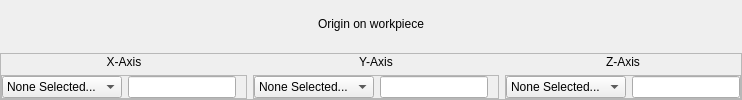
    <widget class="QFrame" name="frame_6">
     <property name="styleSheet">
      <string notr="true"/>
     </property>
     <property name="frameShape">
      <enum>QFrame::NoFrame</enum>
     </property>
     <property name="frameShadow">
      <enum>QFrame::Plain</enum>
     </property>
     <layout class="QVBoxLayout" name="verticalLayout_4">
      <property name="leftMargin">
       <number>0</number>
      </property>
      <property name="topMargin">
       <number>0</number>
      </property>
      <property name="rightMargin">
       <number>0</number>
      </property>
      <property name="bottomMargin">
       <number>0</number>
      </property>
      <item>
       <widget class="QLabel" name="label_7">
        <property name="styleSheet">
         <string notr="true"/>
        </property>
        <property name="text">
         <string>Origin on workpiece</string>
        </property>
        <property name="alignment">
         <set>Qt::AlignCenter</set>
        </property>
       </widget>
      </item>
      <item>
       <widget class="QFrame" name="frame_15">
        <property name="styleSheet">
         <string notr="true"/>
        </property>
        <property name="frameShape">
         <enum>QFrame::NoFrame</enum>
        </property>
        <property name="frameShadow">
         <enum>QFrame::Plain</enum>
        </property>
        <layout class="QHBoxLayout" name="horizontalLayout_8">
         <property name="leftMargin">
          <number>0</number>
         </property>
         <property name="topMargin">
          <number>0</number>
         </property>
         <property name="rightMargin">
          <number>0</number>
         </property>
         <property name="bottomMargin">
          <number>0</number>
         </property>
         <item>
          <widget class="QFrame" name="frame_16">
           <property name="frameShape">
            <enum>QFrame::StyledPanel</enum>
           </property>
           <property name="frameShadow">
            <enum>QFrame::Raised</enum>
           </property>
           <layout class="QHBoxLayout" name="horizontalLayout_6">
            <property name="leftMargin">
             <number>0</number>
            </property>
            <property name="topMargin">
             <number>0</number>
            </property>
            <property name="rightMargin">
             <number>0</number>
            </property>
            <property name="bottomMargin">
             <number>0</number>
            </property>
            <item>
             <widget class="QFrame" name="frame_12">
              <property name="styleSheet">
               <string notr="true"/>
              </property>
              <property name="frameShape">
               <enum>QFrame::NoFrame</enum>
              </property>
              <property name="frameShadow">
               <enum>QFrame::Plain</enum>
              </property>
              <layout class="QVBoxLayout" name="verticalLayout_2">
               <property name="leftMargin">
                <number>0</number>
               </property>
               <property name="topMargin">
                <number>0</number>
               </property>
               <property name="rightMargin">
                <number>0</number>
               </property>
               <property name="bottomMargin">
                <number>0</number>
               </property>
               <item>
                <widget class="QLabel" name="xaxisL">
                 <property name="styleSheet">
                  <string notr="true"/>
                 </property>
                 <property name="text">
                  <string>X-Axis</string>
                 </property>
                 <property name="alignment">
                  <set>Qt::AlignCenter</set>
                 </property>
                </widget>
               </item>
               <item>
                <widget class="QFrame" name="frame_9">
                 <property name="frameShape">
                  <enum>QFrame::StyledPanel</enum>
                 </property>
                 <property name="frameShadow">
                  <enum>QFrame::Raised</enum>
                 </property>
                 <layout class="QHBoxLayout" name="horizontalLayout">
                  <property name="leftMargin">
                   <number>0</number>
                  </property>
                  <property name="topMargin">
                   <number>0</number>
                  </property>
                  <property name="rightMargin">
                   <number>10</number>
                  </property>
                  <property name="bottomMargin">
                   <number>0</number>
                  </property>
                  <item>
                   <widget class="QComboBox" name="xaxisCB">
                    <property name="sizePolicy">
                     <sizepolicy hsizetype="Expanding" vsizetype="Fixed">
                      <horstretch>0</horstretch>
                      <verstretch>0</verstretch>
                     </sizepolicy>
                    </property>
                    <property name="minimumSize">
                     <size>
                      <width>120</width>
                      <height>0</height>
                     </size>
                    </property>
                    <property name="styleSheet">
                     <string notr="true"/>
                    </property>
                    <property name="sizeAdjustPolicy">
                     <enum>QComboBox::AdjustToContents</enum>
                    </property>
                    <item>
                     <property name="text">
                      <string>None Selected...</string>
                     </property>
                    </item>
                    <item>
                     <property name="text">
                      <string>Left</string>
                     </property>
                    </item>
                    <item>
                     <property name="text">
                      <string>Middle</string>
                     </property>
                    </item>
                    <item>
                     <property name="text">
                      <string>Right</string>
                     </property>
                    </item>
                    <item>
                     <property name="text">
                      <string>Custom</string>
                     </property>
                    </item>
                   </widget>
                  </item>
                  <item>
                   <widget class="QLineEdit" name="xaxisLE">
                    <property name="sizePolicy">
                     <sizepolicy hsizetype="Expanding" vsizetype="Fixed">
                      <horstretch>0</horstretch>
                      <verstretch>0</verstretch>
                     </sizepolicy>
                    </property>
                    <property name="minimumSize">
                     <size>
                      <width>100</width>
                      <height>0</height>
                     </size>
                    </property>
                    <property name="styleSheet">
                     <string notr="true"/>
                    </property>
                   </widget>
                  </item>
                 </layout>
                </widget>
               </item>
              </layout>
             </widget>
            </item>
            <item>
             <widget class="QFrame" name="frame_13">
              <property name="styleSheet">
               <string notr="true"/>
              </property>
              <property name="frameShape">
               <enum>QFrame::NoFrame</enum>
              </property>
              <property name="frameShadow">
               <enum>QFrame::Plain</enum>
              </property>
              <layout class="QVBoxLayout" name="verticalLayout_5">
               <property name="leftMargin">
                <number>0</number>
               </property>
               <property name="topMargin">
                <number>0</number>
               </property>
               <property name="rightMargin">
                <number>0</number>
               </property>
               <property name="bottomMargin">
                <number>0</number>
               </property>
               <item>
                <widget class="QLabel" name="yaxisL">
                 <property name="styleSheet">
                  <string notr="true"/>
                 </property>
                 <property name="text">
                  <string>Y-Axis</string>
                 </property>
                 <property name="alignment">
                  <set>Qt::AlignCenter</set>
                 </property>
                </widget>
               </item>
               <item>
                <widget class="QFrame" name="frame_10">
                 <property name="frameShape">
                  <enum>QFrame::StyledPanel</enum>
                 </property>
                 <property name="frameShadow">
                  <enum>QFrame::Raised</enum>
                 </property>
                 <layout class="QHBoxLayout" name="horizontalLayout_3">
                  <property name="leftMargin">
                   <number>0</number>
                  </property>
                  <property name="topMargin">
                   <number>0</number>
                  </property>
                  <property name="rightMargin">
                   <number>10</number>
                  </property>
                  <property name="bottomMargin">
                   <number>0</number>
                  </property>
                  <item>
                   <widget class="QComboBox" name="yaxisCB">
                    <property name="sizePolicy">
                     <sizepolicy hsizetype="Expanding" vsizetype="Fixed">
                      <horstretch>0</horstretch>
                      <verstretch>0</verstretch>
                     </sizepolicy>
                    </property>
                    <property name="minimumSize">
                     <size>
                      <width>120</width>
                      <height>0</height>
                     </size>
                    </property>
                    <property name="styleSheet">
                     <string notr="true"/>
                    </property>
                    <property name="sizeAdjustPolicy">
                     <enum>QComboBox::AdjustToContents</enum>
                    </property>
                    <item>
                     <property name="text">
                      <string>None Selected...</string>
                     </property>
                    </item>
                    <item>
                     <property name="text">
                      <string>Front</string>
                     </property>
                    </item>
                    <item>
                     <property name="text">
                      <string>Middle</string>
                     </property>
                    </item>
                    <item>
                     <property name="text">
                      <string>Back</string>
                     </property>
                    </item>
                    <item>
                     <property name="text">
                      <string>Custom</string>
                     </property>
                    </item>
                   </widget>
                  </item>
                  <item>
                   <widget class="QLineEdit" name="yaxisLE">
                    <property name="minimumSize">
                     <size>
                      <width>100</width>
                      <height>0</height>
                     </size>
                    </property>
                    <property name="styleSheet">
                     <string notr="true"/>
                    </property>
                   </widget>
                  </item>
                 </layout>
                </widget>
               </item>
              </layout>
             </widget>
            </item>
            <item>
             <widget class="QFrame" name="frame_14">
              <property name="styleSheet">
               <string notr="true"/>
              </property>
              <property name="frameShape">
               <enum>QFrame::NoFrame</enum>
              </property>
              <property name="frameShadow">
               <enum>QFrame::Plain</enum>
              </property>
              <layout class="QVBoxLayout" name="verticalLayout_7">
               <property name="leftMargin">
                <number>0</number>
               </property>
               <property name="topMargin">
                <number>0</number>
               </property>
               <property name="rightMargin">
                <number>0</number>
               </property>
               <property name="bottomMargin">
                <number>0</number>
               </property>
               <item>
                <widget class="QLabel" name="zaxisL">
                 <property name="styleSheet">
                  <string notr="true"/>
                 </property>
                 <property name="text">
                  <string>Z-Axis</string>
                 </property>
                 <property name="alignment">
                  <set>Qt::AlignCenter</set>
                 </property>
                </widget>
               </item>
               <item>
                <widget class="QFrame" name="frame_11">
                 <property name="frameShape">
                  <enum>QFrame::StyledPanel</enum>
                 </property>
                 <property name="frameShadow">
                  <enum>QFrame::Raised</enum>
                 </property>
                 <layout class="QHBoxLayout" name="horizontalLayout_5">
                  <property name="leftMargin">
                   <number>0</number>
                  </property>
                  <property name="topMargin">
                   <number>0</number>
                  </property>
                  <property name="rightMargin">
                   <number>0</number>
                  </property>
                  <property name="bottomMargin">
                   <number>0</number>
                  </property>
                  <item>
                   <widget class="QComboBox" name="zaxisCB">
                    <property name="sizePolicy">
                     <sizepolicy hsizetype="Expanding" vsizetype="Fixed">
                      <horstretch>0</horstretch>
                      <verstretch>0</verstretch>
                     </sizepolicy>
                    </property>
                    <property name="minimumSize">
                     <size>
                      <width>120</width>
                      <height>0</height>
                     </size>
                    </property>
                    <property name="styleSheet">
                     <string notr="true"/>
                    </property>
                    <property name="sizeAdjustPolicy">
                     <enum>QComboBox::AdjustToContents</enum>
                    </property>
                    <item>
                     <property name="text">
                      <string>None Selected...</string>
                     </property>
                    </item>
                    <item>
                     <property name="text">
                      <string>Top</string>
                     </property>
                    </item>
                    <item>
                     <property name="text">
                      <string>Middle</string>
                     </property>
                    </item>
                    <item>
                     <property name="text">
                      <string>Bottom</string>
                     </property>
                    </item>
                    <item>
                     <property name="text">
                      <string>Custom</string>
                     </property>
                    </item>
                   </widget>
                  </item>
                  <item>
                   <widget class="QLineEdit" name="zaxisLE">
                    <property name="minimumSize">
                     <size>
                      <width>100</width>
                      <height>0</height>
                     </size>
                    </property>
                    <property name="styleSheet">
                     <string notr="true"/>
                    </property>
                   </widget>
                  </item>
                 </layout>
                </widget>
               </item>
              </layout>
             </widget>
            </item>
           </layout>
          </widget>
         </item>
        </layout>
       </widget>
      </item>
     </layout>
    </widget>
